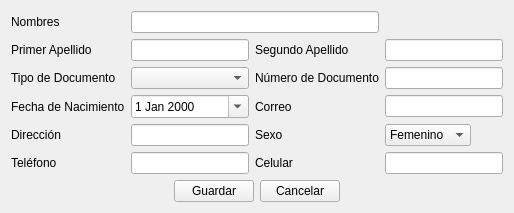
<?xml version="1.0" encoding="UTF-8"?>
<ui version="4.0">
 <class>ui_cliente_datos</class>
 <widget class="QWidget" name="ui_cliente_datos">
  <property name="geometry">
   <rect>
    <x>0</x>
    <y>0</y>
    <width>514</width>
    <height>203</height>
   </rect>
  </property>
  <property name="windowTitle">
   <string>Form</string>
  </property>
  <layout class="QGridLayout" name="gridLayout_2">
   <item row="0" column="0">
    <layout class="QVBoxLayout" name="verticalLayout">
     <item>
      <layout class="QGridLayout" name="gridLayout">
       <item row="0" column="0">
        <widget class="QLabel" name="label_25">
         <property name="text">
          <string>Nombres</string>
         </property>
        </widget>
       </item>
       <item row="0" column="1" colspan="2">
        <widget class="QLineEdit" name="lineEdit_nombres">
         <property name="focusPolicy">
          <enum>Qt::StrongFocus</enum>
         </property>
         <property name="contextMenuPolicy">
          <enum>Qt::DefaultContextMenu</enum>
         </property>
        </widget>
       </item>
       <item row="1" column="0">
        <widget class="QLabel" name="label_21">
         <property name="text">
          <string>Primer Apellido</string>
         </property>
        </widget>
       </item>
       <item row="1" column="1">
        <widget class="QLineEdit" name="lineEdit_primerApellido"/>
       </item>
       <item row="1" column="2">
        <widget class="QLabel" name="label_29">
         <property name="text">
          <string>Segundo Apellido</string>
         </property>
        </widget>
       </item>
       <item row="1" column="3">
        <widget class="QLineEdit" name="lineEdit_segundoApellido"/>
       </item>
       <item row="2" column="0">
        <widget class="QLabel" name="label_24">
         <property name="text">
          <string>Tipo de Documento</string>
         </property>
        </widget>
       </item>
       <item row="2" column="1">
        <widget class="QComboBox" name="comboBox_tipoDoc"/>
       </item>
       <item row="2" column="2">
        <widget class="QLabel" name="label_16">
         <property name="text">
          <string>Número de Documento</string>
         </property>
        </widget>
       </item>
       <item row="2" column="3">
        <widget class="QLineEdit" name="lineEdit_nroDoc"/>
       </item>
       <item row="3" column="0">
        <widget class="QLabel" name="label_28">
         <property name="text">
          <string>Fecha de Nacimiento</string>
         </property>
        </widget>
       </item>
       <item row="3" column="1">
        <widget class="QDateEdit" name="dateEdit">
         <property name="sizePolicy">
          <sizepolicy hsizetype="Expanding" vsizetype="Fixed">
           <horstretch>0</horstretch>
           <verstretch>0</verstretch>
          </sizepolicy>
         </property>
         <property name="calendarPopup">
          <bool>true</bool>
         </property>
        </widget>
       </item>
       <item row="3" column="2">
        <widget class="QLabel" name="label_2">
         <property name="text">
          <string>Correo</string>
         </property>
        </widget>
       </item>
       <item row="3" column="3">
        <widget class="QLineEdit" name="lineEdit_correo"/>
       </item>
       <item row="6" column="0">
        <widget class="QLabel" name="label_22">
         <property name="text">
          <string>Teléfono</string>
         </property>
        </widget>
       </item>
       <item row="6" column="1">
        <widget class="QLineEdit" name="lineEdit_telefono"/>
       </item>
       <item row="6" column="2">
        <widget class="QLabel" name="label">
         <property name="text">
          <string>Celular</string>
         </property>
        </widget>
       </item>
       <item row="6" column="3">
        <widget class="QLineEdit" name="celular"/>
       </item>
       <item row="4" column="3">
        <widget class="QComboBox" name="comboBox_sexo">
         <property name="sizePolicy">
          <sizepolicy hsizetype="Fixed" vsizetype="Fixed">
           <horstretch>0</horstretch>
           <verstretch>0</verstretch>
          </sizepolicy>
         </property>
         <item>
          <property name="text">
           <string>Femenino</string>
          </property>
         </item>
         <item>
          <property name="text">
           <string>Masculino</string>
          </property>
         </item>
        </widget>
       </item>
       <item row="4" column="2">
        <widget class="QLabel" name="label_17">
         <property name="text">
          <string>Sexo</string>
         </property>
        </widget>
       </item>
       <item row="4" column="0">
        <widget class="QLabel" name="label_19">
         <property name="text">
          <string>Dirección</string>
         </property>
        </widget>
       </item>
       <item row="4" column="1">
        <widget class="QLineEdit" name="lineEdit_direccion"/>
       </item>
      </layout>
     </item>
     <item>
      <layout class="QHBoxLayout" name="horizontalLayout">
       <item>
        <spacer name="horizontalSpacer">
         <property name="orientation">
          <enum>Qt::Horizontal</enum>
         </property>
         <property name="sizeHint" stdset="0">
          <size>
           <width>40</width>
           <height>20</height>
          </size>
         </property>
        </spacer>
       </item>
       <item>
        <widget class="QPushButton" name="pushButton_Aceptar">
         <property name="text">
          <string>Guardar</string>
         </property>
         <property name="shortcut">
          <string>Ctrl+G</string>
         </property>
        </widget>
       </item>
       <item>
        <widget class="QPushButton" name="pushButton_Cancelar">
         <property name="text">
          <string>Cancelar</string>
         </property>
         <property name="shortcut">
          <string>Esc</string>
         </property>
        </widget>
       </item>
       <item>
        <spacer name="horizontalSpacer_2">
         <property name="orientation">
          <enum>Qt::Horizontal</enum>
         </property>
         <property name="sizeHint" stdset="0">
          <size>
           <width>40</width>
           <height>20</height>
          </size>
         </property>
        </spacer>
       </item>
      </layout>
     </item>
    </layout>
   </item>
  </layout>
 </widget>
 <resources/>
 <connections/>
</ui>
